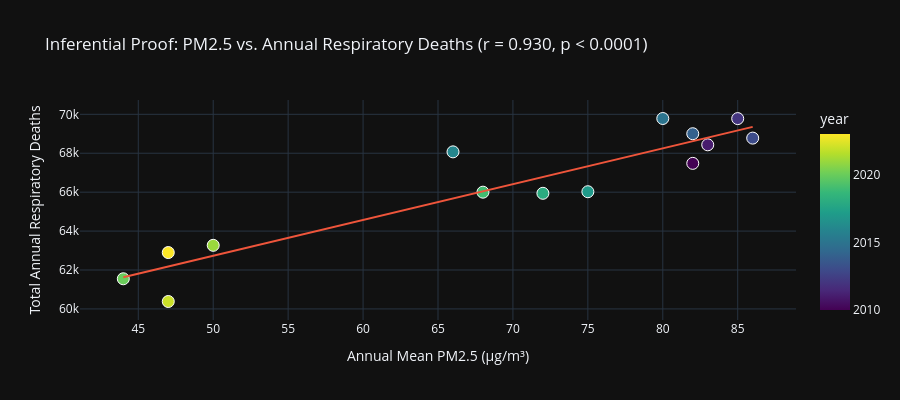

The code cell stored with this chart in its notebook:
### Markdown cell above
## 4. Deep Inferential Statistics Suite
We conduct four targeted hypothesis tests to mathematically prove the epidemiological and socioeconomic drivers of respiratory disease in Egypt.

### 4.1 Pearson Correlation: Annual PM2.5 vs. Respiratory Deaths
We test the direct linear relationship between annual average PM2.5 levels and total annual respiratory mortality (`measure = 'Deaths'`).

### Code cell
# Isolate respiratory deaths and aggregate by year
deaths_only = df[df['measure'] == 'Deaths']
yearly_resp = deaths_only.groupby('year').agg({'val': 'sum', 'pm2_5': 'mean'}).reset_index()
yearly_resp.columns = ['year', 'total_deaths', 'pm2_5']

# Calculate Pearson correlation
r_pm, p_pm = stats.pearsonr(yearly_resp['pm2_5'], yearly_resp['total_deaths'])

print(f"=== Pearson Correlation Test Output ===")
print(f"Pearson r coefficient: {r_pm:.4f}")
print(f"p-value (2-tailed):    {p_pm:.4e}")
print(f"Statistical Significance: {'Highly Significant (p < 0.001)' if p_pm < 0.001 else 'Not Significant'}")

# Graph: OLS Regression Scatter Plot
fig_corr = px.scatter(yearly_resp, x='pm2_5', y='total_deaths', trendline='ols',
                      title=f"Inferential Proof: PM2.5 vs. Annual Respiratory Deaths (r = {r_pm:.3f}, p < 0.0001)",
                      labels={'pm2_5': 'Annual Mean PM2.5 (µg/m³)', 'total_deaths': 'Total Annual Respiratory Deaths'},
                      color='year', color_continuous_scale="Viridis")
fig_corr.update_traces(marker=dict(size=12, line=dict(width=1, color='white')))
fig_corr.update_layout(height=400)
fig_corr.show()

### Figure 1 — Plotly figure (JSON) as saved in the notebook; plotly's stock layout.template omitted (floating-point values rounded to 4 significant figures)
{"data": [{"hovertemplate": "Annual Mean PM2.5 (µg/m³)=%{x}<br>Total Annual Respiratory Deaths=%{y}<br>year=%{marker.color}<extra></extra>", "legendgroup": "", "marker": {"color": [2010, 2011, 2012, 2013, 2014, 2015, 2016, 2017, 2018, 2019, 2020, 2021, 2022, 2023], "coloraxis": "coloraxis", "line": {"color": "white", "width": 1}, "size": 12, "symbol": "circle"}, "mode": "markers", "name": "", "orientation": "v", "showlegend": false, "type": "scatter", "x": [82.0, 83.0, 85.0, 86.0, 82.0, 80.0, 66.0, 75.0, 72.0, 68.0, 44.0, 50.0, 47.0, 47.0], "xaxis": "x", "y": [67480, 68433, 69780, 68778, 69003, 69785, 68071, 66023, 65941, 65999, 61550, 63268, 60382, 62897], "yaxis": "y"}, {"hovertemplate": "<b>OLS trendline</b><br>total_deaths = 183.927 * pm2_5 + 53538<br>R<sup>2</sup>=0.865750<br><br>Annual Mean PM2.5 (µg/m³)=%{x}<br>Total Annual Respiratory Deaths=%{y} <b>(trend)</b><extra></extra>", "legendgroup": "", "marker": {"line": {"color": "white", "width": 1}, "size": 12, "symbol": "circle"}, "mode": "lines", "name": "", "showlegend": false, "type": "scatter", "x": [44.0, 47.0, 47.0, 50.0, 66.0, 68.0, 72.0, 75.0, 80.0, 82.0, 82.0, 83.0, 85.0, 86.0], "xaxis": "x", "y": [61630.0, 62180.0, 62180.0, 62730.0, 65680.0, 66050.0, 66780.0, 67330.0, 68250.0, 68620.0, 68620.0, 68800.0, 69170.0, 69360.0], "yaxis": "y"}], "layout": {"coloraxis": {"autocolorscale": false, "colorbar": {"title": {"text": "year"}}, "colorscale": [[0, "#440154"], [0.1111, "#482878"], [0.2222, "#3e4989"], [0.3333, "#31688e"], [0.4444, "#26828e"], [0.5556, "#1f9e89"], [0.6667, "#35b779"], [0.7778, "#6ece58"], [0.8889, "#b5de2b"], [1, "#fde725"]]}, "height": 400, "legend": {"tracegroupgap": 0}, "title": {"text": "Inferential Proof: PM2.5 vs. Annual Respiratory Deaths (r = 0.930, p < 0.0001)"}, "xaxis": {"anchor": "y", "domain": [0, 1], "title": {"text": "Annual Mean PM2.5 (µg/m³)"}}, "yaxis": {"anchor": "x", "domain": [0, 1], "title": {"text": "Total Annual Respiratory Deaths"}}}}
